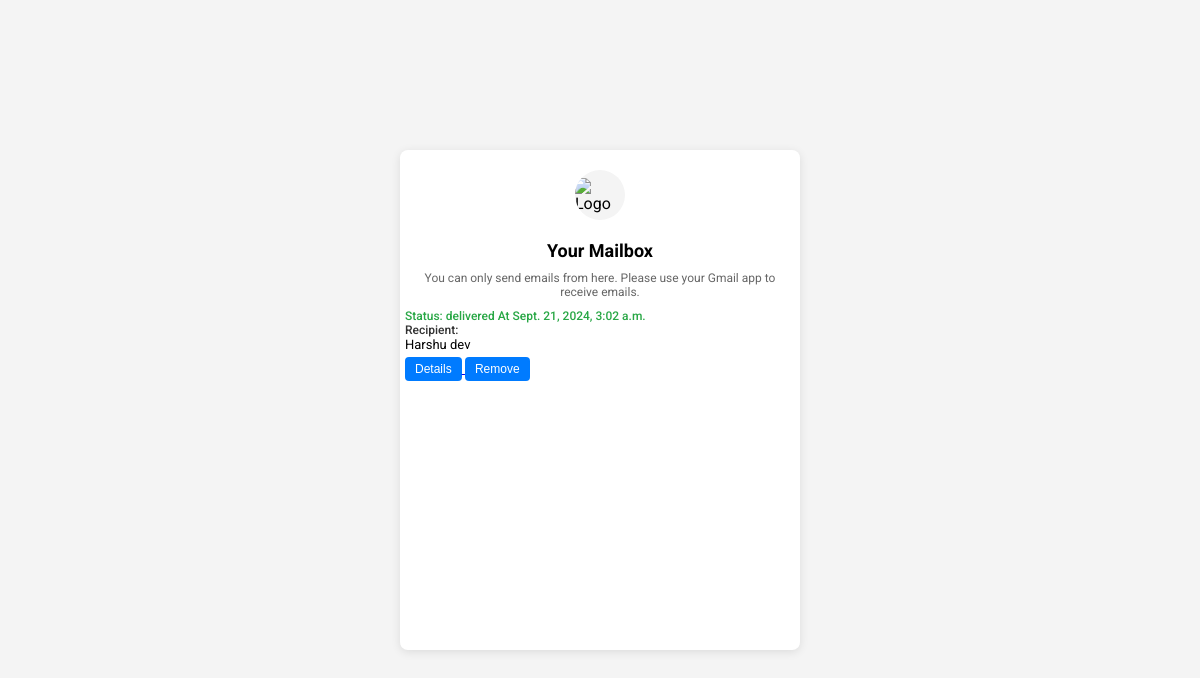
The page /register_employee/sent_box/ (signed in) on the database its author committed.
### emp/models.py (models this page shows, shortened)
class Email(models.Model):
    user = models.ForeignKey(User, on_delete=models.CASCADE, related_name='emails')
    receivers_name=models.CharField(max_length=100, null=True)# Corrected the class name to ForeignKey
    subject = models.CharField(max_length=255)
    status = models.CharField(
    max_length=100,
    choices=(('delivered', 'delivered'), ('failed', 'failed')),
    default='delivered',
    null=True
   )
    message=models.TextField()# Changed to CharField for subject length
    to = models.EmailField()  # Changed to EmailField for email validation
    date = models.DateTimeField(auto_now=True)

### emp/views.py (the view)
# urls.py: path('sent_box/', sent_box, name='sent_box'),
@login_required
def sent_box(request):
    mails=Email.objects.filter(user=request.user)
    return render(request,'emp/sentbox.html',{"mails":mails})

### emp/templates/emp/sentbox.html (shortened to what this page needs)
<!DOCTYPE html>
<html lang="en">
<head>
</head>
<body>
    <div class="mailbox">
        <div class="logo">
            <img src="https://icons.veryicon.com/png/Application/Mavrick/Mail.png" alt="Logo">
        </div>
        <h1>Your Mailbox</h1>
        <p>You can only send emails from here. Please use your Gmail app to receive emails.</p>
        {% if mails %}
            {% for mail in mails %}
                <div class="mail-entry">
                    <div>
                        <strong class="green-text">Status: {{ mail.status }} At {{ mail.date }}</strong>
                        <strong>Recipient:</strong> {{ mail.receivers_name }}
                    </div>
                    <a href="{% url 'detail_email' mail.id %}">
                        <button type="button">Details</button>
                    </a>
                    <a href="{% url 'clear_email' mail.id %}">
                        <button type="button">Remove</button>
                    </a>
                </div>
            {% endfor %}
        {% else %}
            <p class="no-emails">No emails sent yet!</p>
        {% endif %}
    </div>
</body>
</html>

### emp/templates/emp/sentbox.html (style rules this page uses)
body { font-family: 'Roboto', sans-serif; margin: 0; padding: 0; background-color: #f4f4f4; display: flex; justify-content: center; align-items: center; height: 100vh; overflow: hidden; }
.mailbox { width: 400px; height: 500px; background: white; border-radius: 8px; box-shadow: 0 2px 10px rgba(0, 0, 0, 0.1); overflow-y: auto; opacity: 0; transform: scale(0.8); animation: open 0.5s forwards; position: relative; }
.logo { width: 50px; height: 50px; border-radius: 50%; overflow: hidden; display: flex; justify-content: center; align-items: center; margin: 20px auto; background-color: #f4f4f4; }
.logo img { width: 100%; height: auto; }
h1 { font-size: 18px; margin: 10px 0; text-align: center; }
p { font-size: 12px; color: #666; text-align: center; margin: 0 10px; }
.mail-entry { border-bottom: 1px solid #eaeaea; padding: 10px 5px; font-size: 13px; }
.mail-entry:last-child { border-bottom: none; }
strong { display: block; font-size: 12px; color: #333; font-weight: 500; }
button { background-color: #007BFF; color: white; border: none; border-radius: 4px; padding: 5px 10px; cursor: pointer; font-size: 12px; transition: background-color 0.3s; margin-top: 5px; }
.green-text { color: #28a745; }

### rows shown on the page
Email: status "delivered", date "Sept. 21, 2024, 3:02 a.m.", receivers_name "Harshu dev"
